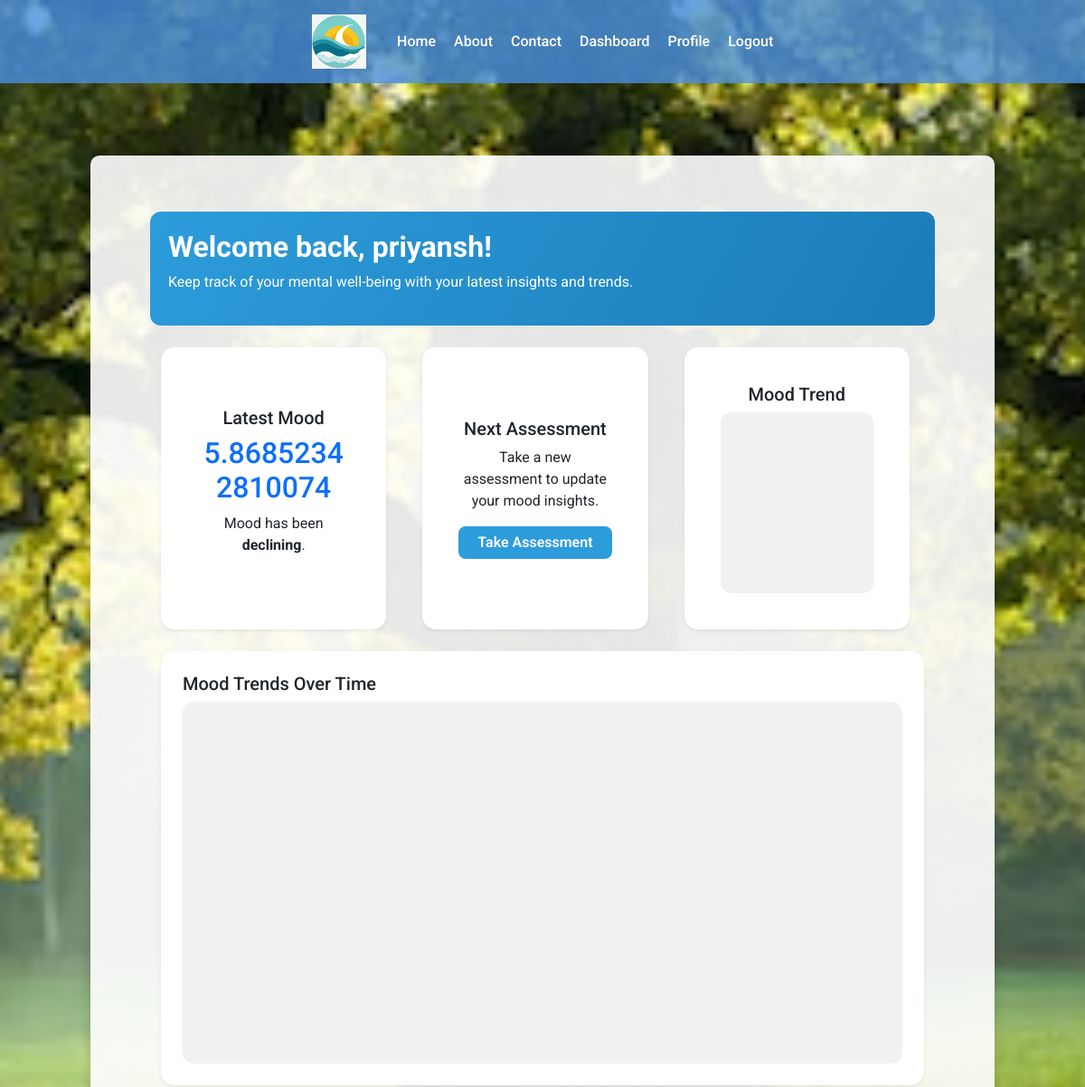
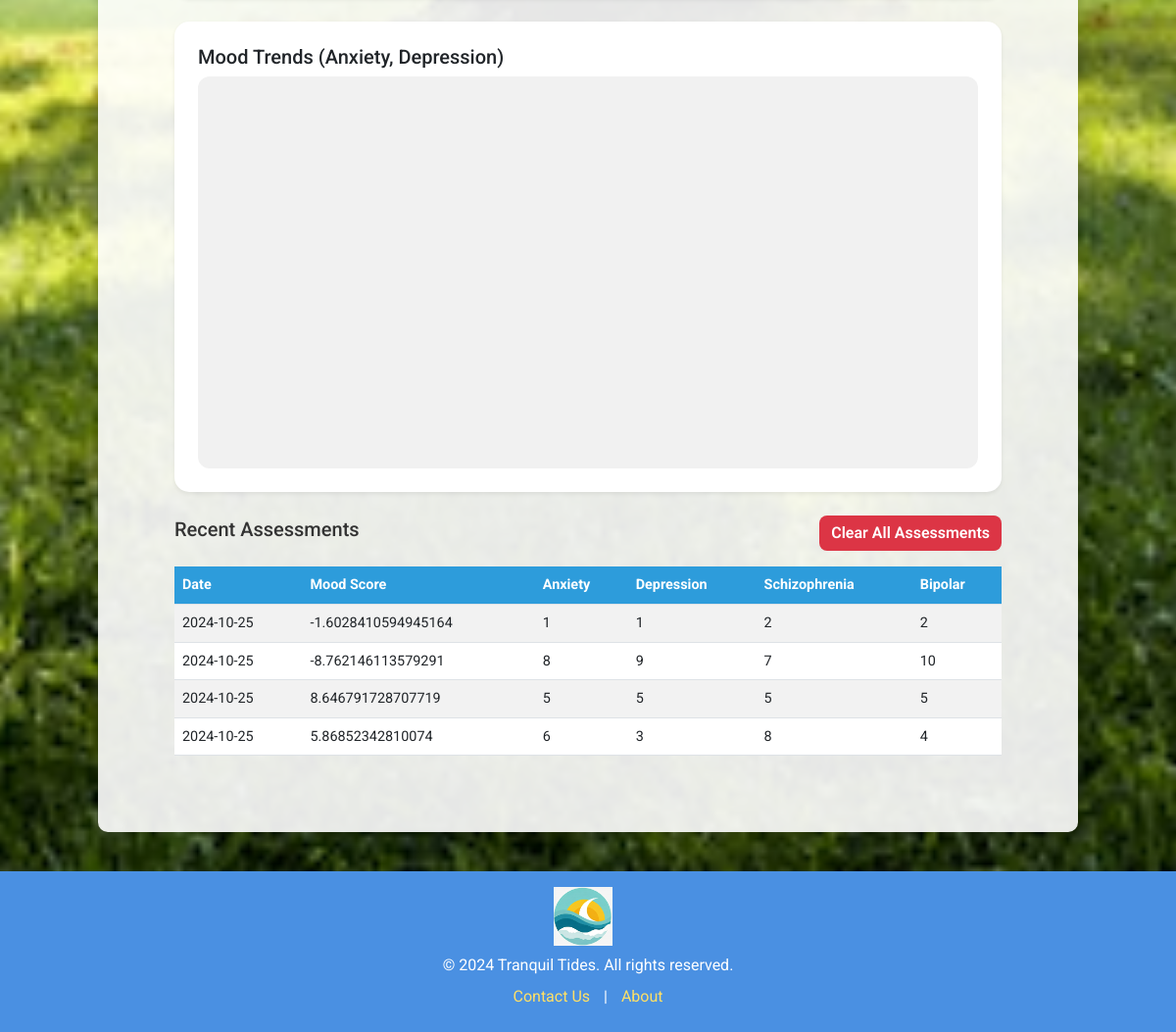
/dashboard (signed in), run on the app's committed database (2 pictures, top to bottom).
### models.py (models this page shows, shortened)
class UserModel(UserMixin, db.Model):
    __tablename__ = "users"
    id = db.Column(db.Integer, primary_key=True)
    email = db.Column(db.String(100), unique=True, nullable=False)
    username = db.Column(db.String(100), unique=True, nullable=False)
    password_hash = db.Column(db.String(250), nullable=False)
    profile_picture = db.Column(db.String(150), nullable=True)

class Assessments(db.Model):
    __tablename__ = "assessments"
    id = db.Column(db.Integer, primary_key=True)
    anxiety = db.Column(db.Integer, nullable=False)
    depression = db.Column(db.Integer, nullable=False)
    schizophrenia = db.Column(db.Integer, nullable=False)
    bipolar = db.Column(db.Integer, nullable=False)
    mood_score = db.Column(db.Float, nullable=False)
    date_created = db.Column(db.DateTime, default=datetime.utcnow)
    user_id = db.Column(db.Integer, db.ForeignKey("users.id"), nullable=False)
    user = db.relationship("UserModel", backref="assessments")

### routes.py (the view)
@app.route("/dashboard", methods=["GET"])
@login_required
def dashboard():
    try:
        assessments = Assessments.query.filter_by(user_id=current_user.id).all()
        mood_data = [assessment.mood_score for assessment in assessments]
        anxiety_data = [assessment.anxiety for assessment in assessments]
        depression_data = [assessment.depression for assessment in assessments]
        dates = [
            assessment.date_created.strftime("%Y-%m-%d") for assessment in assessments
        ]
        trend = "No Data Available"
        if len(mood_data) > 1:
            trend = "improving" if mood_data[-1] > mood_data[-2] else "declining"
        elif len(mood_data) == 1:
            trend = "stable"
        latest_mood = mood_data[-1] if mood_data else "No Data"
        return render_template(
            "dashboard.html",
            user=current_user.username,
            assessments=assessments,
            mood_data=mood_data,
            anxiety_data=anxiety_data,
            depression_data=depression_data,
            dates=dates,
            latest_mood=latest_mood,
            trend=trend,
        )
    except Exception as e:
        flash(f"Error loading dashboard: {str(e)}", "error")
        return redirect(url_for("index"))

### models.py (called while the page is built)
@login.user_loader
def load_user(user_id):
    return UserModel.query.get(int(user_id))

### templates/dashboard.html (shortened to what this page needs)
{% extends 'base.html' %}
{% block content %}
<div class="container-fluid">
  <div class="row">
    <div class="col-12 mb-4 dashboard-header">
      <h2>Welcome back, {{ user }}!</h2>
      <p>Keep track of your mental well-being with your latest insights and trends.</p>
    </div>
  </div>
  <div class="row">
    <div class="col-lg-4 col-md-6 mb-4">
      <div class="card p-4 shadow-sm">
        <div class="card-body text-center">
          <h5 class="card-title">Latest Mood</h5>
          <h2 class="text-primary">{{ latest_mood }}</h2>
          <p>Mood has been <strong>{{ trend }}</strong>.</p>
        </div>
      </div>
    </div>
    <div class="col-lg-4 col-md-6 mb-4">
      <div class="card p-4 shadow-sm">
        <div class="card-body text-center">
          <h5 class="card-title">Next Assessment</h5>
          <p>Take a new assessment to update your mood insights.</p>
          <a href="{{ url_for('assessment') }}" class="btn btn-primary">Take Assessment</a>
        </div>
      </div>
    </div>
    <div class="col-lg-4 col-md-12 mb-4">
      <div class="card p-4 shadow-sm">
        <div class="card-body">
          <h5 class="card-title">Mood Trend</h5>
          <div id="trendChart" style="width: 100%; height: 200px;"></div>
        </div>
      </div>
    </div>
  </div>
  <div class="row">
    <div class="col-12 mb-4">
      <div class="card shadow-sm p-4">
        <h5>Mood Trends Over Time</h5>
        <div id="mood-trend-chart" style="width: 100%; height: 400px"></div>
      </div>
    </div>
  </div>
  <div class="row">
    <div class="col-12 mb-4">
      <div class="card shadow-sm p-4">
        <h5>Mood Trends (Anxiety, Depression)</h5>
        <div id="negative-mood-chart" style="width: 100%; height: 400px"></div>
      </div>
    </div>
  </div>
  <div class="d-flex justify-content-between align-items-center mb-3">
    <h5>Recent Assessments</h5>
    <form method="POST" action="{{ url_for('clear_assessments') }}">
      <button type="submit" class="btn btn-danger">Clear All Assessments</button>
    </form>
  </div>
  <div class="table-responsive">
    <table class="table table-striped table-hover">
      <thead>
        <tr>
          <th>Date</th>
          <th>Mood Score</th>
          <th>Anxiety</th>
          <th>Depression</th>
          <th>Schizophrenia</th>
          <th>Bipolar</th>
        </tr>
      </thead>
      <tbody>
        {% for assessment in assessments %}
        <tr>
          <td>{{ assessment.date_created.strftime('%Y-%m-%d') }}</td>
          <td>{{ assessment.mood_score }}</td>
          <td>{{ assessment.anxiety }}</td>
          <td>{{ assessment.depression }}</td>
          <td>{{ assessment.schizophrenia }}</td>
          <td>{{ assessment.bipolar }}</td>
        </tr>
        {% endfor %}
      </tbody>
    </table>
  </div>
{% endblock %}

### templates/dashboard.html (style rules this page uses)
.dashboard-header { background: linear-gradient(120deg, #2d9cdb, #1a7cb8); border-radius: 12px; padding: 20px; color: #fff; }
.dashboard-header h2 { font-weight: 700; }
.card { border: none; border-radius: 15px; transition: transform 0.3s ease, box-shadow 0.3s ease; display: flex; flex-direction: column; height: 100%; justify-content: space-between; }
.card-body { display: flex; flex-direction: column; justify-content: center; text-align: center; flex: 1; }
.btn-primary { background-color: #2d9cdb; border: none; border-radius: 8px; font-weight: 600; }
#trendChart, #mood-trend-chart, #negative-mood-chart { background-color: #f1f1f1; border-radius: 12px; }
.table { font-size: 0.9rem; }
.table thead th { background-color: #2d9cdb; color: white; }
.container-fluid { padding: 2rem 3rem; }
.btn-danger { background-color: #dc3545; border: none; border-radius: 8px; font-weight: 600; }
.row { display: flex; flex-wrap: wrap; gap: 1rem; }
.col-lg-4, .col-md-6 { flex: 1 1 calc(33.33% - 1rem); max-width: calc(33.33% - 1rem); }

### data on the page
UserModel: username "priyansh"
Assessments: mood_score "5.86852342810074", date_created "2024-10-25", anxiety "6", depression "3", schizophrenia "8", bipolar "4"
Assessments: date_created "2024-10-25", mood_score "-1.6028410594945164", anxiety "1", depression "1", schizophrenia "2", bipolar "2"
Assessments: date_created "2024-10-25", mood_score "-8.762146113579291", anxiety "8", depression "9", schizophrenia "7", bipolar "10"
Assessments: date_created "2024-10-25", mood_score "8.646791728707719", anxiety "5", depression "5", schizophrenia "5", bipolar "5"

### other printed values
{{ trend }} "declining"
